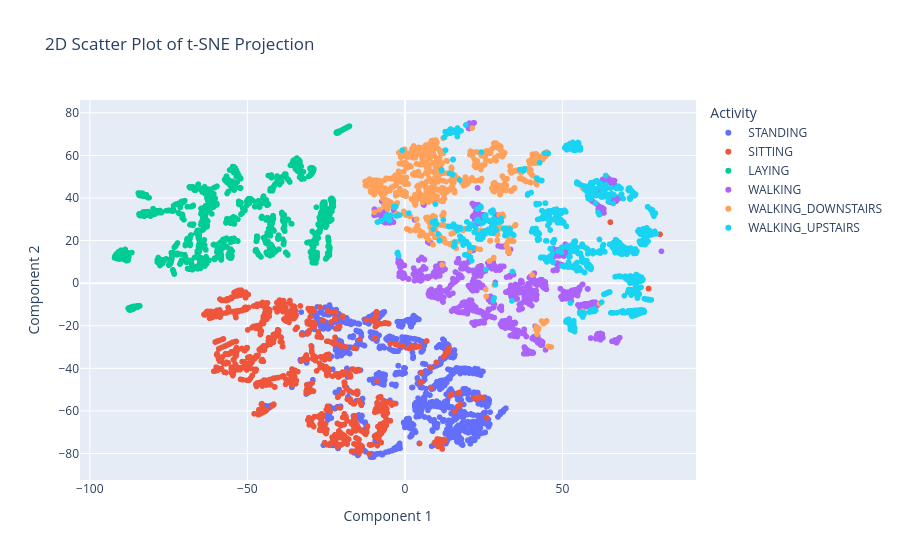

The notebook cell this image was saved under:
### Markdown cell above
Теперь нарисуйте scatter-график через `plotly.express` для `df_2_comp` с выделением цветами активностей. Красиво получилось? Видны скопления точек одного цвета? Можно разные активности отделить линиями на данном графике?

### Code cell
import plotly.express as px

# 2D scatter-график
fig_2d = px.scatter(
    df_2_comp,
    x='x',
    y='y',
    color='Activity',
    title='2D Scatter Plot of t-SNE Projection',
    labels={'x': 'Component 1', 'y': 'Component 2'}
)
fig_2d.show()

### Figure 1 — Plotly figure (JSON) as saved in the notebook; plotly's stock layout.template omitted (floating-point values rounded to 4 significant figures; data arrays with more than 128 entries replaced by an {"elided": "..."} marker saying what was removed)
{"data": [{"hovertemplate": "Activity=STANDING<br>Component 1=%{x}<br>Component 2=%{y}<extra></extra>", "legendgroup": "STANDING", "marker": {"color": "#636efa", "symbol": "circle"}, "mode": "markers", "name": "STANDING", "showlegend": true, "type": "scattergl", "x": {"elided": "1374 float values"}, "xaxis": "x", "y": {"elided": "1374 float values"}, "yaxis": "y"}, {"hovertemplate": "Activity=SITTING<br>Component 1=%{x}<br>Component 2=%{y}<extra></extra>", "legendgroup": "SITTING", "marker": {"color": "#EF553B", "symbol": "circle"}, "mode": "markers", "name": "SITTING", "showlegend": true, "type": "scattergl", "x": {"elided": "1286 float values"}, "xaxis": "x", "y": {"elided": "1286 float values"}, "yaxis": "y"}, {"hovertemplate": "Activity=LAYING<br>Component 1=%{x}<br>Component 2=%{y}<extra></extra>", "legendgroup": "LAYING", "marker": {"color": "#00cc96", "symbol": "circle"}, "mode": "markers", "name": "LAYING", "showlegend": true, "type": "scattergl", "x": {"elided": "1407 float values"}, "xaxis": "x", "y": {"elided": "1407 float values"}, "yaxis": "y"}, {"hovertemplate": "Activity=WALKING<br>Component 1=%{x}<br>Component 2=%{y}<extra></extra>", "legendgroup": "WALKING", "marker": {"color": "#ab63fa", "symbol": "circle"}, "mode": "markers", "name": "WALKING", "showlegend": true, "type": "scattergl", "x": {"elided": "1226 float values"}, "xaxis": "x", "y": {"elided": "1226 float values"}, "yaxis": "y"}, {"hovertemplate": "Activity=WALKING_DOWNSTAIRS<br>Component 1=%{x}<br>Component 2=%{y}<extra></extra>", "legendgroup": "WALKING_DOWNSTAIRS", "marker": {"color": "#FFA15A", "symbol": "circle"}, "mode": "markers", "name": "WALKING_DOWNSTAIRS", "showlegend": true, "type": "scattergl", "x": {"elided": "986 float values"}, "xaxis": "x", "y": {"elided": "986 float values"}, "yaxis": "y"}, {"hovertemplate": "Activity=WALKING_UPSTAIRS<br>Component 1=%{x}<br>Component 2=%{y}<extra></extra>", "legendgroup": "WALKING_UPSTAIRS", "marker": {"color": "#19d3f3", "symbol": "circle"}, "mode": "markers", "name": "WALKING_UPSTAIRS", "showlegend": true, "type": "scattergl", "x": {"elided": "1073 float values"}, "xaxis": "x", "y": {"elided": "1073 float values"}, "yaxis": "y"}], "layout": {"legend": {"title": {"text": "Activity"}, "tracegroupgap": 0}, "title": {"text": "2D Scatter Plot of t-SNE Projection"}, "xaxis": {"anchor": "y", "domain": [0, 1], "title": {"text": "Component 1"}}, "yaxis": {"anchor": "x", "domain": [0, 1], "title": {"text": "Component 2"}}}}
